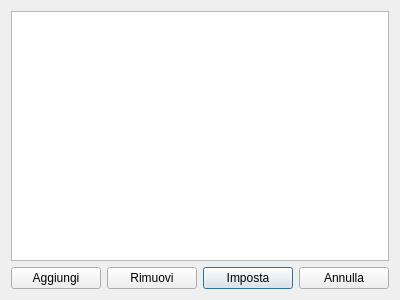
<?xml version="1.0" encoding="UTF-8"?>
<ui version="4.0">
 <class>AttributeChangeDialog</class>
 <widget class="QDialog" name="AttributeChangeDialog">
  <property name="geometry">
   <rect>
    <x>0</x>
    <y>0</y>
    <width>400</width>
    <height>300</height>
   </rect>
  </property>
  <property name="windowTitle">
   <string>Voce Computo - Associa etichette</string>
  </property>
  <layout class="QGridLayout" name="gridLayout">
   <item row="1" column="2">
    <widget class="QPushButton" name="setAttributesPushButton">
     <property name="text">
      <string>Imposta</string>
     </property>
    </widget>
   </item>
   <item row="1" column="0">
    <widget class="QPushButton" name="addAttributesPushButton">
     <property name="text">
      <string>Aggiungi</string>
     </property>
    </widget>
   </item>
   <item row="1" column="1">
    <widget class="QPushButton" name="removeAttributePushButton">
     <property name="text">
      <string>Rimuovi</string>
     </property>
    </widget>
   </item>
   <item row="1" column="3">
    <widget class="QPushButton" name="cancelPushButton">
     <property name="text">
      <string>Annulla</string>
     </property>
    </widget>
   </item>
   <item row="0" column="0" colspan="4">
    <widget class="QTableView" name="attributesTableView">
     <property name="alternatingRowColors">
      <bool>true</bool>
     </property>
    </widget>
   </item>
  </layout>
 </widget>
 <resources/>
 <connections/>
</ui>
